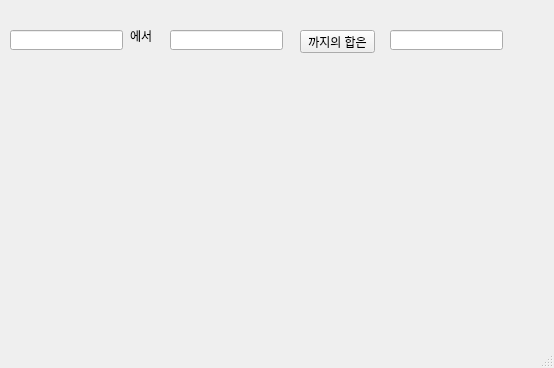
<?xml version="1.0" encoding="UTF-8"?>
<ui version="4.0">
 <class>MainWindow</class>
 <widget class="QMainWindow" name="MainWindow">
  <property name="geometry">
   <rect>
    <x>0</x>
    <y>0</y>
    <width>554</width>
    <height>368</height>
   </rect>
  </property>
  <property name="windowTitle">
   <string>MainWindow</string>
  </property>
  <widget class="QWidget" name="centralwidget">
   <widget class="QLineEdit" name="le1">
    <property name="geometry">
     <rect>
      <x>10</x>
      <y>30</y>
      <width>113</width>
      <height>20</height>
     </rect>
    </property>
   </widget>
   <widget class="QLabel" name="lbl">
    <property name="geometry">
     <rect>
      <x>130</x>
      <y>30</y>
      <width>56</width>
      <height>12</height>
     </rect>
    </property>
    <property name="text">
     <string>에서</string>
    </property>
   </widget>
   <widget class="QLineEdit" name="le2">
    <property name="geometry">
     <rect>
      <x>170</x>
      <y>30</y>
      <width>113</width>
      <height>20</height>
     </rect>
    </property>
   </widget>
   <widget class="QPushButton" name="pb">
    <property name="geometry">
     <rect>
      <x>300</x>
      <y>30</y>
      <width>75</width>
      <height>23</height>
     </rect>
    </property>
    <property name="text">
     <string>까지의 합은</string>
    </property>
   </widget>
   <widget class="QLineEdit" name="le3">
    <property name="geometry">
     <rect>
      <x>390</x>
      <y>30</y>
      <width>113</width>
      <height>20</height>
     </rect>
    </property>
   </widget>
  </widget>
  <widget class="QMenuBar" name="menubar">
   <property name="geometry">
    <rect>
     <x>0</x>
     <y>0</y>
     <width>554</width>
     <height>21</height>
    </rect>
   </property>
  </widget>
  <widget class="QStatusBar" name="statusbar"/>
 </widget>
 <resources/>
 <connections/>
</ui>
